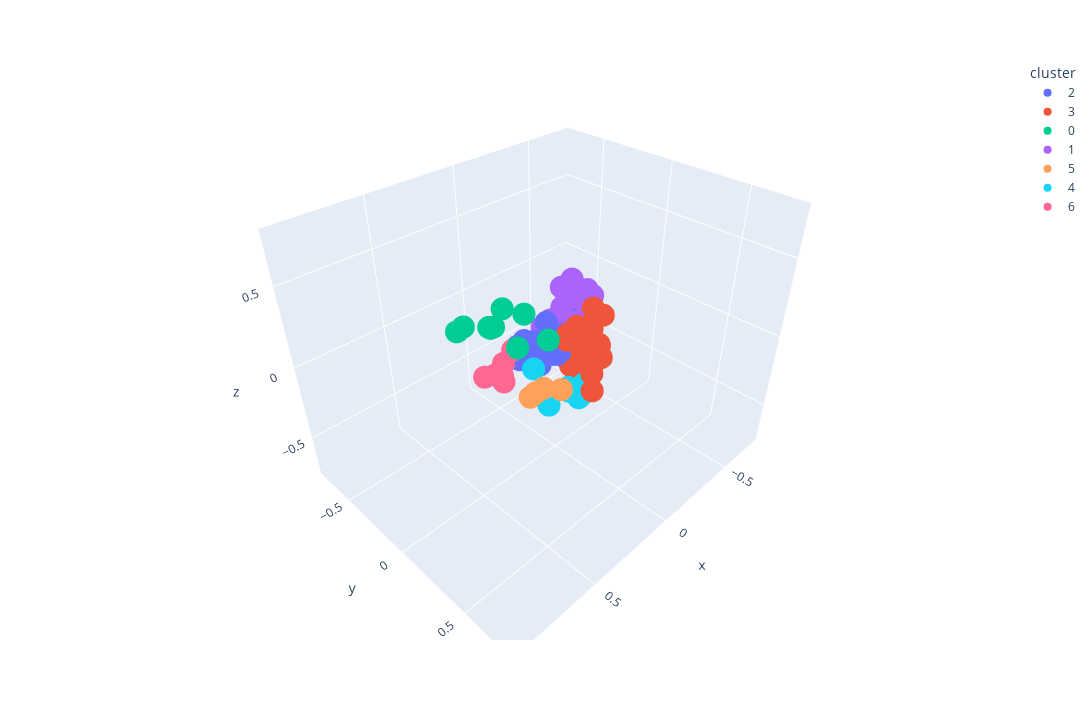

The notebook cell this image was saved under:
### Code cell
visualize(model, sample_descriptions, "tokenize_tag", 7)

### Figure 1 — Plotly figure (JSON) as saved in the notebook; plotly's stock layout.template omitted (floating-point values rounded to 4 significant figures)
{"data": [{"hovertemplate": "<b>%{hovertext}</b>", "hovertext": ["Baldur's Gate 3", "Cyberpunk 2077", "Rust", "DAVE THE DIVER", "Red Dead Redemption 2", "Hogwarts Legacy", "Raft", "Starfield", "Sengoku Dynasty", "Sea of Thieves 2023 Edition", "Terraria", "Ratchet & Clank: Rift Apart", "ARK: Survival Evolved", "theHunter: Call of the Wild™", "Graveyard Keeper", "The Elder Scrolls V: Skyrim Special Edition", "Don't Starve Together", "BOOK OF HOURS", "Garry's Mod", "Valheim", "Marvel’s Spider-Man Remastered"], "legendgroup": "2", "marker": {"color": "#636efa", "symbol": "circle"}, "mode": "markers", "name": "2", "scene": "scene", "showlegend": true, "type": "scatter3d", "x": [-0.08241, -0.001214, 0.004962, 0.05818, -0.01725, -0.09562, 0.027, -0.008587, 0.09075, -0.02377, -0.0102, -0.1546, 0.02146, -0.02242, 0.09436, -0.07189, -0.0003099, 0.04003, 0.04274, 0.01494, -0.1149], "y": [-0.03922, -0.08416, -0.2059, -0.1901, -0.1243, -0.124, -0.2672, -0.1149, -0.1661, -0.006931, -0.2826, -0.08292, -0.2903, -0.06814, -0.2, -0.1354, -0.2628, -0.08569, -0.1375, -0.2968, -0.03479], "z": [-0.1591, 0.09736, -0.2139, -0.04566, -0.07137, -0.2012, -0.242, -0.06021, -0.09186, -0.09323, -0.1425, 0.04568, -0.2047, 0.01811, -0.06988, -0.1855, -0.1935, -0.1747, -0.03537, -0.2152, -0.009712]}, {"hovertemplate": "<b>%{hovertext}</b>", "hovertext": ["Counter-Strike: Global Offensive", "Apex Legends™", "Call of Duty®", "PUBG: BATTLEGROUNDS", "NARAKA: BLADEPOINT", "Tom Clancy's Rainbow Six® Siege", "Team Fortress 2", "Dota 2", "FINAL FANTASY XIV Online", "The Elder Scrolls® Online", "Warframe", "BattleBit Remastered", "Street Fighter™ 6", "Destiny 2", "World of Warships", "PAYDAY 2", "Hunt: Showdown", "Ready or Not", "Wayfinder", "ARMORED CORE™ VI FIRES OF RUBICON™", "Path of Exile", "Call of Duty®: Black Ops III", "Deep Rock Galactic", "World of Tanks Blitz", "Eternal Return", "SCP: 5K", "It Takes Two", "Six Days in Fallujah", "Brawlhalla", "DRAGON BALL Z: KAKAROT", "New World", "Guild Wars 2"], "legendgroup": "3", "marker": {"color": "#EF553B", "symbol": "circle"}, "mode": "markers", "name": "3", "scene": "scene", "showlegend": true, "type": "scatter3d", "x": [0.008314, -0.05971, -0.07763, -0.1128, -0.08133, -0.01791, -0.07586, 0.064, -0.05231, -0.06714, -0.141, -0.07635, -0.09769, -0.07884, 0.03781, -0.1306, -0.08754, -0.04697, -0.09625, 0.009228, -0.1645, -0.1438, -0.0714, -0.007723, -0.05118, -0.197, -0.09066, -0.07086, -0.1056, -0.0783, -0.02543, -0.07689], "y": [0.2111, 0.2244, 0.1695, 0.1304, 0.2395, 0.23, 0.2274, 0.3275, 0.1209, 0.03452, 0.1285, 0.2185, 0.1285, 0.1146, 0.2943, 0.1204, 0.05321, 0.1705, 0.1384, 0.08311, 0.01772, 0.1454, 0.003147, 0.2595, 0.1975, 0.1286, 0.000106, 0.2291, 0.1936, 0.09385, 0.1066, 0.07138], "z": [0.03831, 0.02619, 0.1346, 0.03347, -0.02362, 0.05828, 0.05458, -0.1099, -0.1649, -0.1802, 0.1489, 0.0324, 0.005454, 0.01085, -0.02952, 0.2165, 0.08988, 0.1489, -0.1051, 0.06518, -0.01774, 0.1796, 0.01991, -0.003733, -0.05598, 0.1394, -0.1095, 0.06622, 0.007827, -0.01833, -0.141, -0.1267]}, {"hovertemplate": "<b>%{hovertext}</b>", "hovertext": ["Forza Horizon 5", "Grand Theft Auto V", "War Thunder", "Forza Horizon 4", "Euro Truck Simulator 2", "American Truck Simulator", "Microsoft Flight Simulator 40th Anniversary Edition", "F1® 23", "BeamNG.drive", "Contraband Police"], "legendgroup": "0", "marker": {"color": "#00cc96", "symbol": "circle"}, "mode": "markers", "name": "0", "scene": "scene", "showlegend": true, "type": "scatter3d", "x": [0.3237, 0.1493, 0.2115, 0.3473, 0.4609, 0.4852, 0.2145, 0.3807, 0.4374, 0.2134], "y": [-0.1248, -0.07541, 0.172, -0.07827, -0.1763, -0.1488, -0.04938, -0.009625, -0.1641, -0.1607], "z": [0.2222, 0.2349, 0.2264, 0.2519, 0.2491, 0.2727, 0.0661, 0.3103, 0.2682, 0.2629]}, {"hovertemplate": "<b>%{hovertext}</b>", "hovertext": ["Remnant II", "Dead by Daylight", "Phasmophobia", "ELDEN RING", "Sons Of The Forest", "The Texas Chain Saw Massacre", "Project Zomboid", "Fallout 76", "Metro Exodus", "Dead Cells", "Vampire Survivors", "The Outlast Trials", "DayZ", "Darkest Dungeon® II", "Escape the Backrooms", "The Binding of Isaac: Rebirth", "Resident Evil 4", "Dying Light", "BlazBlue Entropy Effect"], "legendgroup": "1", "marker": {"color": "#ab63fa", "symbol": "circle"}, "mode": "markers", "name": "1", "scene": "scene", "showlegend": true, "type": "scatter3d", "x": [-0.2959, -0.262, -0.2277, -0.2894, -0.17, -0.2268, -0.07083, -0.1287, -0.1221, -0.261, -0.2287, -0.2787, -0.1472, -0.2153, -0.2801, -0.2475, -0.2613, -0.1911, -0.1478], "y": [-0.04972, -0.09808, -0.1387, -0.1175, -0.2442, -0.009022, -0.1958, -0.103, -0.1052, -0.1666, -0.05038, -0.1326, 0.001779, -0.05288, -0.1742, -0.1536, -0.05705, -0.1799, -0.1256], "z": [0.1408, 0.1054, 0.2454, 0.03706, -0.05359, 0.09574, -0.02791, -0.001139, 0.09456, 0.1257, 0.1877, 0.1576, 0.06238, -0.1143, 0.1652, 0.09084, 0.1945, 0.1916, 0.1042]}, {"hovertemplate": "<b>%{hovertext}</b>", "hovertext": ["EA SPORTS™ FIFA 23", "Football Manager 2023", "Madden NFL 24", "EA SPORTS FC™ 24"], "legendgroup": "5", "marker": {"color": "#FFA15A", "symbol": "circle"}, "mode": "markers", "name": "5", "scene": "scene", "showlegend": true, "type": "scatter3d", "x": [0.3677, 0.3699, 0.2917, 0.2462], "y": [0.2623, 0.2279, 0.2309, 0.303], "z": [0.04077, -0.005969, 0.001987, 0.005313]}, {"hovertemplate": "<b>%{hovertext}</b>", "hovertext": ["Hearts of Iron IV", "Yu-Gi-Oh! Master Duel", "Total War: WARHAMMER III", "Mount & Blade II: Bannerlord", "Stellaris", "Crusader Kings III", "Shadow Gambit: The Cursed Crew", "Sid Meier’s Civilization® VI"], "legendgroup": "4", "marker": {"color": "#19d3f3", "symbol": "circle"}, "mode": "markers", "name": "4", "scene": "scene", "showlegend": true, "type": "scatter3d", "x": [0.08048, 0.04289, 0.02736, 0.008671, 0.1531, 0.1492, 0.01895, 0.04352], "y": [0.2765, 0.1348, 0.1571, 0.1031, -0.003332, 0.1087, 0.2242, 0.2157], "z": [-0.1504, -0.2108, -0.2387, -0.2789, -0.08835, -0.2828, -0.1508, -0.2378]}, {"hovertemplate": "<b>%{hovertext}</b>", "hovertext": ["The Sims™ 4", "Farming Simulator 22", "Stardew Valley", "Cities: Skylines", "RimWorld", "Planet Zoo"], "legendgroup": "6", "marker": {"color": "#FF6692", "symbol": "circle"}, "mode": "markers", "name": "6", "scene": "scene", "showlegend": true, "type": "scatter3d", "x": [0.1809, 0.3009, 0.2234, 0.2553, 0.2399, 0.3009], "y": [-0.1315, -0.1226, -0.1547, -0.1257, -0.136, -0.2145], "z": [-0.01136, -0.1022, -0.08841, -0.1418, -0.1984, -0.1696]}], "layout": {"height": 720, "legend": {"title": {"text": "cluster"}, "tracegroupgap": 0}, "margin": {"t": 60}, "scene": {"domain": {"x": [0, 1], "y": [0, 1]}, "xaxis": {"range": [-0.7959, 0.9852], "title": {"text": "x"}}, "yaxis": {"range": [-0.7968, 0.8275], "title": {"text": "y"}}, "zaxis": {"range": [-0.7828, 0.8103], "title": {"text": "z"}}}, "width": 1280}}
